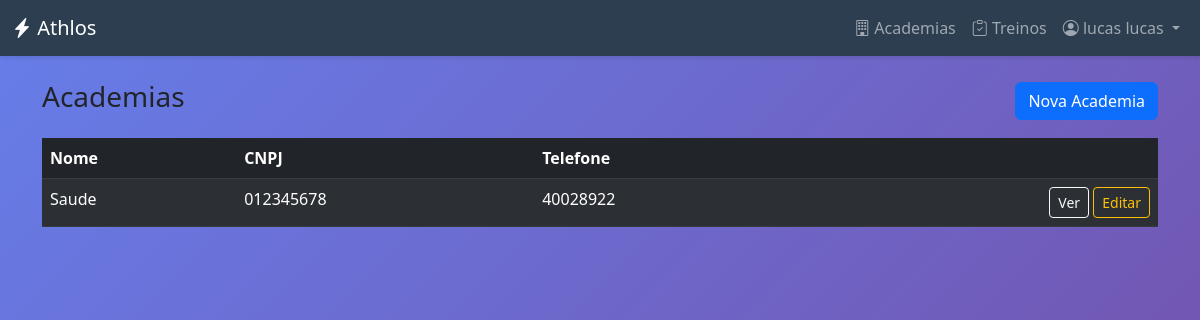
/academias/ (signed in), run on an earlier commit of the app's database.
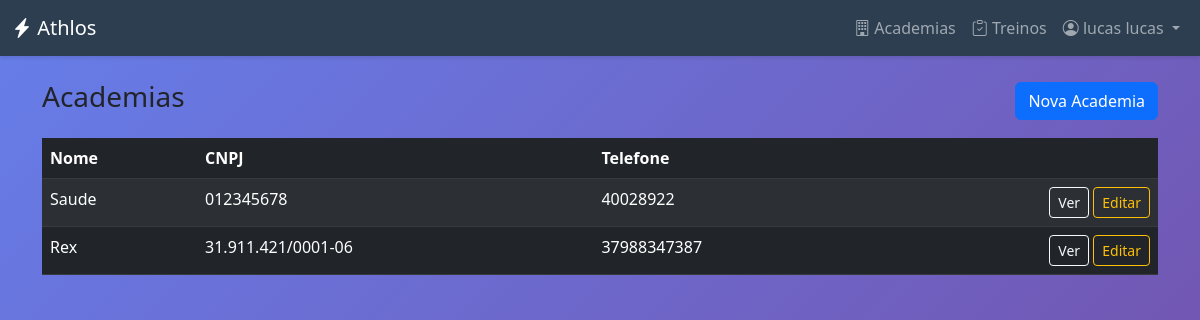
And on a later commit of the database.
### academias/models.py (models this page shows, shortened)
class Academia(models.Model):
    nome_fantasia = models.CharField(max_length=100, verbose_name="Nome Fantasia")
    cnpj = models.CharField(max_length=18, unique=True, verbose_name="CNPJ")
    endereco = models.CharField(max_length=255, verbose_name="Endereço")
    telefone = models.CharField(max_length=15, verbose_name="Telefone")
    data_criacao = models.DateTimeField(
        auto_now_add=True, verbose_name="Data de Criação"
    )
    class Meta:
        verbose_name = "Academia"
        verbose_name_plural = "Academias"

### core/views.py (the view)
# urls.py: path("academias/", views.academia_list, name="academia_list"),
@login_required
def academia_list(request):
    if request.user.user_type not in ["ADMIN", "ADMIN_SISTEMA", "PERSONAL"]:
        messages.error(request, "Acesso negado.")
        return redirect("dashboard")
    academias = Academia.objects.all()
    return render(
        request, "core/academias/academia_list.html", {"academias": academias}
    )

### core/templates/core/academias/academia_list.html (shortened to what this page needs)
{% extends 'core/base.html' %}
{% block content %}
<div class="container py-4">
    <div class="d-flex justify-content-between align-items-center mb-3">
        <h3>Academias</h3>
        <a href="{% url 'academia_create' %}" class="btn btn-primary">Nova Academia</a>
    </div>
    {% if academias %}
    <div class="table-responsive">
        <table class="table table-striped table-dark">
            <thead>
                <tr>
                    <th>Nome</th>
                    <th>CNPJ</th>
                    <th>Telefone</th>
                    <th></th>
                </tr>
            </thead>
            <tbody>
                {% for a in academias %}
                <tr>
                    <td>{{ a.nome_fantasia }}</td>
                    <td>{{ a.cnpj }}</td>
                    <td>{{ a.telefone }}</td>
                    <td class="text-end">
                        <a href="{% url 'academia_detail' a.pk %}" class="btn btn-sm btn-outline-light">Ver</a>
                        <a href="{% url 'academia_edit' a.pk %}" class="btn btn-sm btn-outline-warning">Editar</a>
                    </td>
                </tr>
                {% endfor %}
            </tbody>
        </table>
    </div>
    {% else %}
    <div class="alert alert-info">Nenhuma academia encontrada.</div>
    {% endif %}
</div>
{% endblock %}

What changed in the data, as far as the page shows it:
added Academia: nome_fantasia "Rex", cnpj "31.911.421/0001-06", telefone "37988347387"
